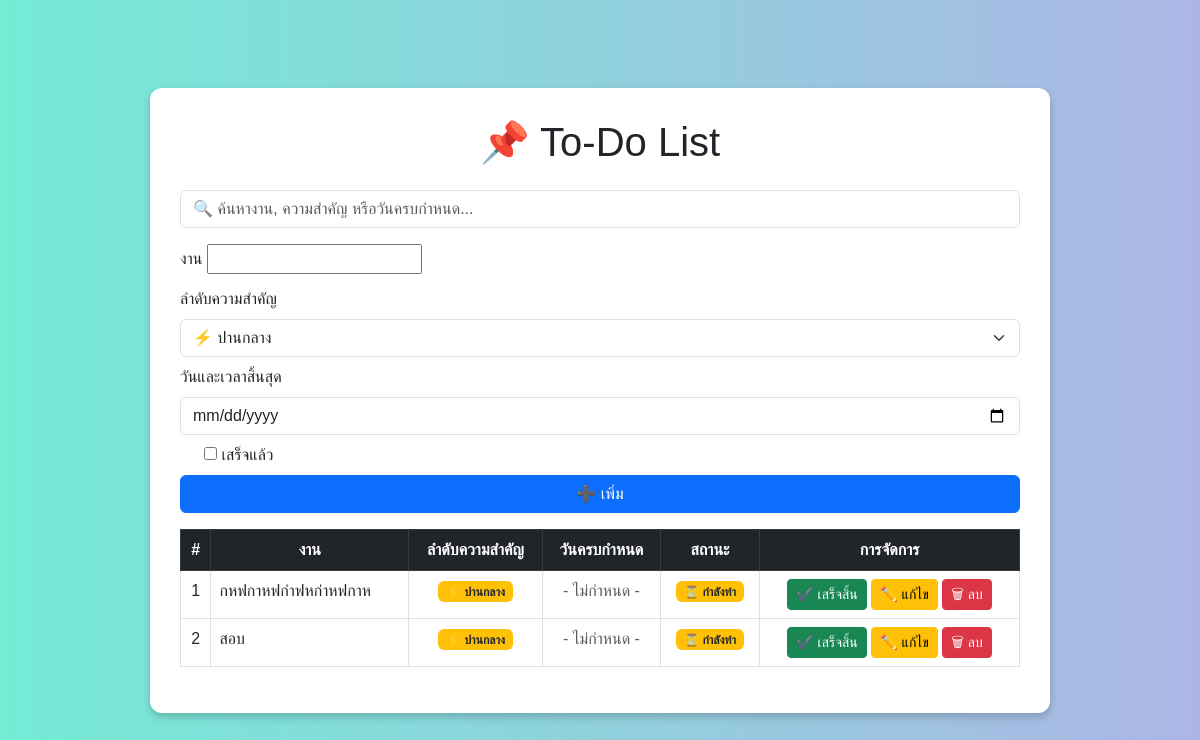
The app's page /, older data.
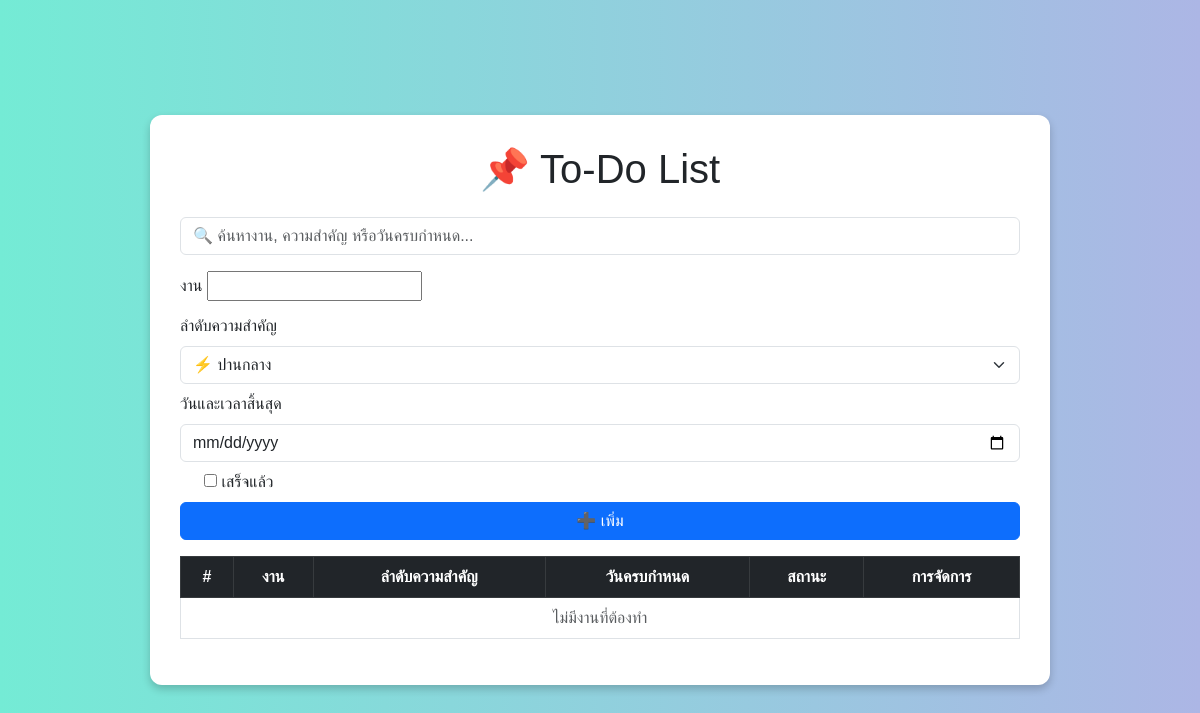
The same page, newer data.
### todo/models.py (models this page shows, shortened)
class Task(models.Model):
    PRIORITY_CHOICES = [
        ('high', '🔥 สูง'),
        ('medium', '⚡ ปานกลาง'),
        ('low', '✅ ต่ำ'),
    ]
    title = models.CharField(max_length=255)
    created_at = models.DateTimeField(auto_now_add=True)
    completed = models.BooleanField(default=False)
    priority = models.CharField(max_length=10, choices=PRIORITY_CHOICES, default='medium')
    due_datetime = models.DateTimeField(null=True, blank=True)  # ✅ เพิ่มวันและเวลาสิ้นสุดของงาน
    def is_due_soon(self):
        if self.due_datetime:
            time_left = self.due_datetime - timezone.now()
            return 0 < time_left.total_seconds() <= 259200  # ✅ แจ้งเตือนหากเหลือ <= 3 วัน (259200 วินาที)
        return False

### todo/views.py (the view)
# urls.py: path('', task_list, name='task_list'),
def task_list(request):
    tasks = Task.objects.all().order_by('due_datetime','-created_at')
    form = TaskForm()
    if request.method == 'POST':
        form = TaskForm(request.POST)
        if form.is_valid():
            form.save()
            return redirect('task_list')
    return render(request, 'todolist/task_list.html', {'tasks': tasks, 'form': form,'today': timezone.now().date()})

### todo/forms.py
class TaskForm(forms.ModelForm):
    class Meta:
        model = Task
        fields = ['title', 'priority', 'due_datetime', 'completed']  # ✅ เพิ่ม due_datetime
        widgets = {
            'priority': forms.Select(choices=Task.PRIORITY_CHOICES, attrs={'class': 'form-select'}),
            'due_datetime': forms.DateTimeInput(attrs={'type': 'date', 'class': 'form-control'}),  # ✅ DateTime Picker
        }

### todo/templates/todolist/task_list.html (shortened to what this page needs)
<!DOCTYPE html>
<html lang="en">
<head>
    <link rel="stylesheet" href="https://cdn.jsdelivr.net/npm/bootstrap@5.3.0/dist/css/bootstrap.min.css">
</head>
<body>
<div class="todo-container">
    <h1 class="text-center mb-4">📌 To-Do List</h1>
    <input type="text" id="searchTask" class="form-control search-bar mb-3" placeholder="🔍 ค้นหางาน, ความสำคัญ หรือวันครบกำหนด..." onkeyup="filterTasks()">
    <form method="POST" class="mb-3">
        <div class="mb-2">
            <label for="id_title" class="form-label">งาน</label>
            {{ form.title }}
        </div>
        <div class="mb-2">
            <label for="id_priority" class="form-label">ลำดับความสำคัญ</label>
            {{ form.priority }}
        </div>
        <div class="mb-2">
            <label for="id_due_datetime" class="form-label">วันและเวลาสิ้นสุด</label>
            {{ form.due_datetime }}
        </div>
        <div class="mb-2 form-check">
            {{ form.completed }} <label class="form-check-label" for="id_completed">เสร็จแล้ว</label>
        </div>
        <button type="submit" class="btn btn-primary w-100">➕ เพิ่ม</button>
    </form>
    <div class="table-responsive">
        <table class="table table-hover table-bordered">
            <thead class="table-dark text-center">
                <tr>
                    <th>#</th>
                    <th>งาน</th>
                    <th>ลำดับความสำคัญ</th>
                    <th>วันครบกำหนด</th>
                    <th>สถานะ</th>
                    <th>การจัดการ</th>
                </tr>
            </thead>
            <tbody id="taskTable">
                {% for task in tasks %}
                <tr class="{% if task.is_due_soon and not task.completed %} due-soon {% endif %}">
                    <td class="text-center">{{ forloop.counter }}</td>
                    <td>{{ task.title }}</td>
                    <td class="text-center">
                        {% if task.priority == 'high' %}
                            <span class="badge bg-danger">🔥 สูง</span>
                        {% elif task.priority == 'medium' %}
                            <span class="badge bg-warning text-dark">⚡ ปานกลาง</span>
                        {% else %}
                            <span class="badge bg-success">✅ ต่ำ</span>
                        {% endif %}
                    </td>
                    <td class="text-center">
                        {% if task.due_datetime %}
                             {{ task.due_datetime|date:"d M Y" }}
                        {% else %}
                            <span class="text-muted">- ไม่กำหนด -</span>
                        {% endif %}
                    </td>
                    <td class="text-center">
                        {% if task.completed %}
                            <span class="badge bg-success">✔️ เสร็จสิ้น</span>
                        {% else %}
                            <span class="badge bg-warning text-dark">⏳ กำลังทำ</span>
                        {% endif %}
                    </td>
                    <td class="text-center">
                        {% if not task.completed %}
                        <a href="{% url 'task_complete' task.id %}" class="btn btn-success btn-sm">✔️ เสร็จสิ้น</a>
                        {% endif %}
                        <a href="{% url 'task_update' task.id %}" class="btn btn-warning btn-sm">✏️ แก้ไข</a>
                        <a href="{% url 'task_delete' task.id %}" class="btn btn-danger btn-sm">🗑 ลบ</a>
                    </td>
                </tr>
                {% empty %}
                <tr>
                    <td colspan="6" class="text-center text-muted">ไม่มีงานที่ต้องทำ</td>
                </tr>
                {% endfor %}
            </tbody>
        </table>
    </div>
</div>
</body>
</html>

### todo/templates/todolist/task_list.html (style rules this page uses)
body { background: linear-gradient(to right, #74ebd5, #acb6e5); min-height: 100vh; display: flex; justify-content: center; align-items: center; font-family: 'Arial', sans-serif; }
.todo-container { background: white; border-radius: 12px; padding: 30px; box-shadow: 0 4px 8px rgba(0, 0, 0, 0.2); max-width: 900px; width: 100%; }

Row changes from the older to the newer data that the page shows:
removed Task: title "กหฟกาหฟก่าฟหก่าหฟกาห", priority "⚡ ปานกลาง", shows "- ไม่กำหนด -", completed "⏳ กำลังทำ"
removed Task: title "สอบ", priority "⚡ ปานกลาง", shows "- ไม่กำหนด -", completed "⏳ กำลังทำ"
Text that changed along with them:
text now shown: "ไม่มีงานที่ต้องทำ"
